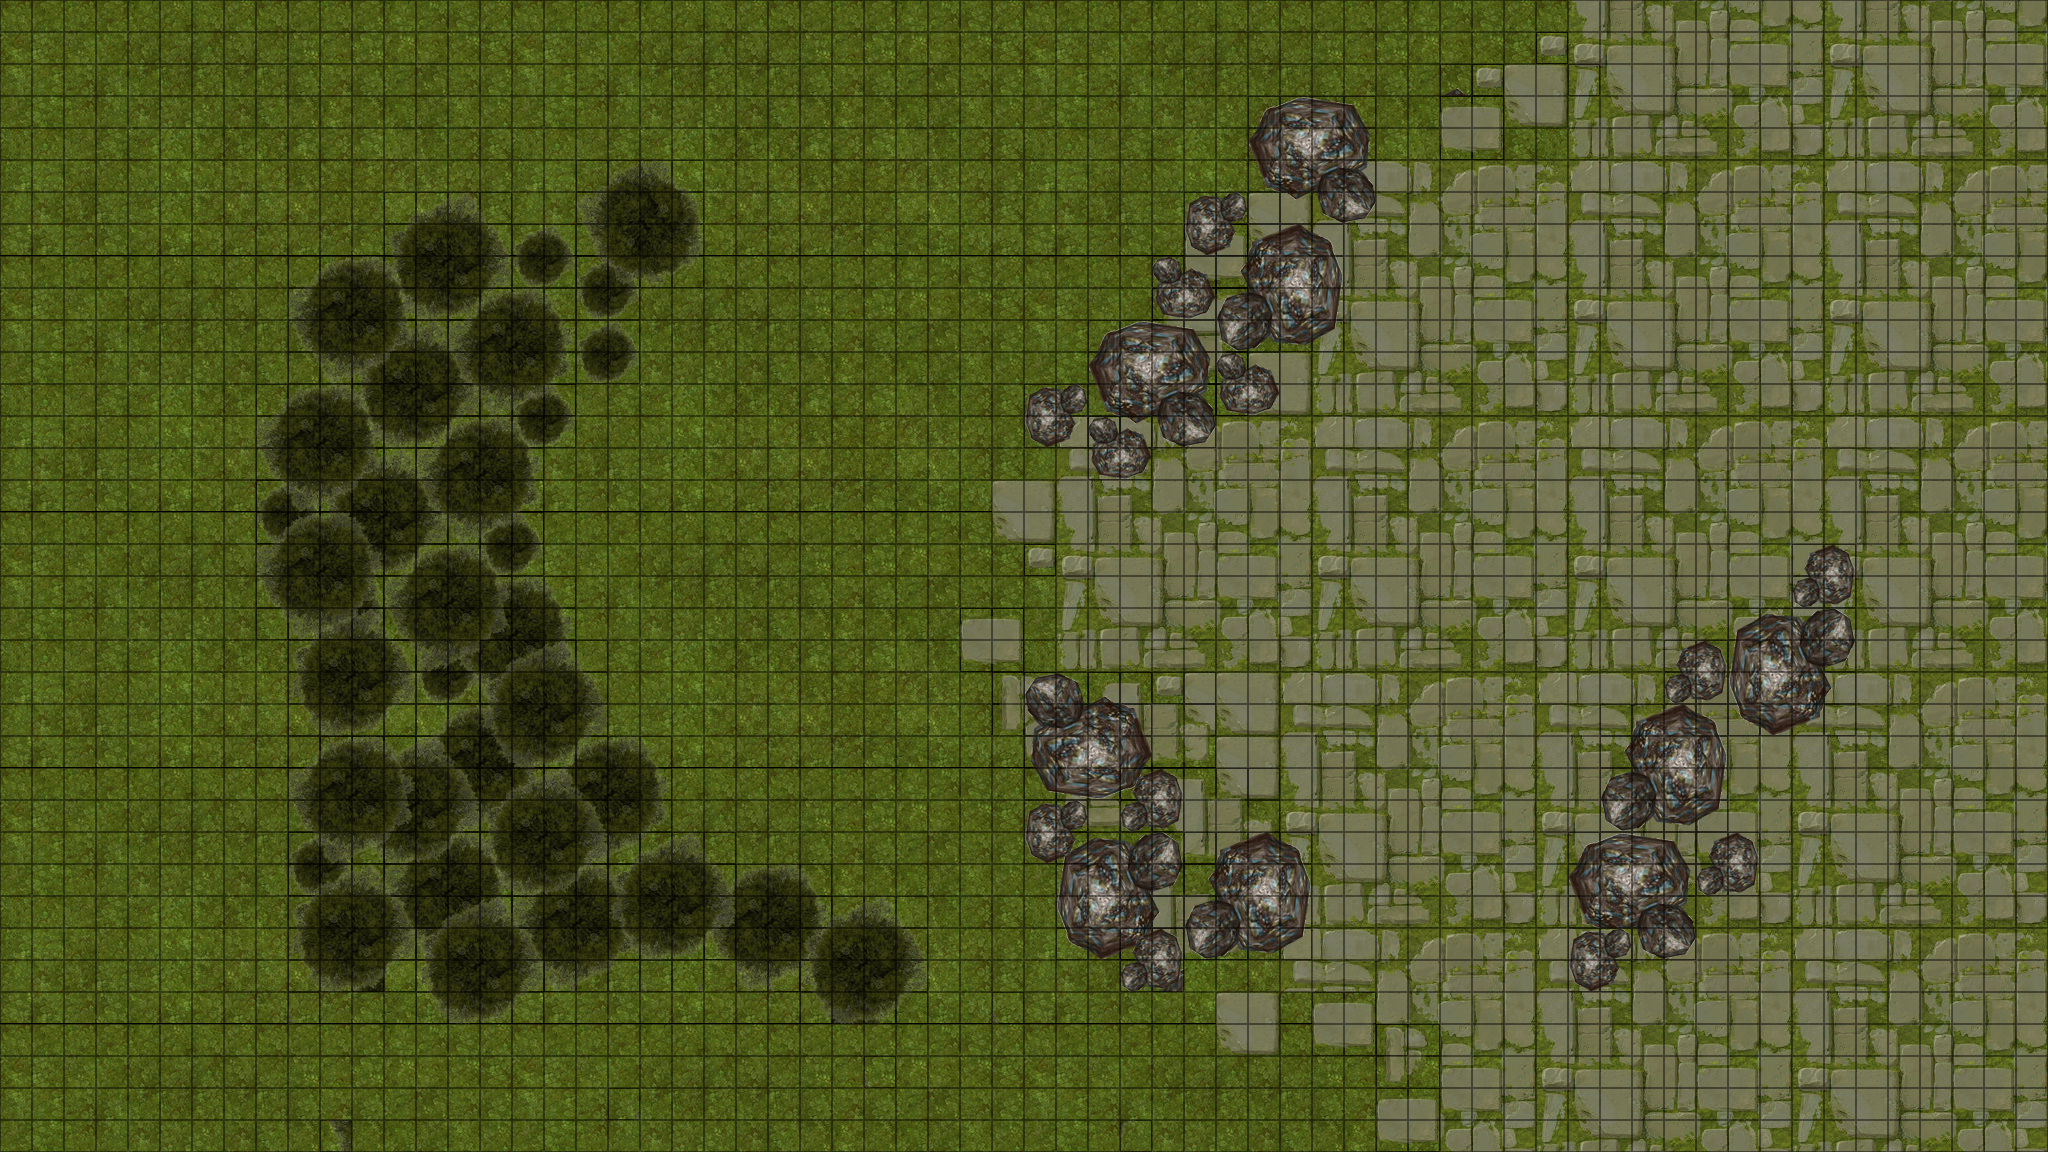

Below is a game level as drawn by its tile map, then a one-line description and the .tmx that defines it (tile-layer data replaced by summaries):
An orthogonal 64x36 tile map with 32x32 px tiles, 9 tile layers (grass, wtf, Копия rocks, trees3, ...) and 81 objects.

<map version="1.0" tiledversion="1.0.3" orientation="orthogonal" renderorder="right-down" width="64" height="36" tilewidth="32" tileheight="32" nextobjectid="418">
 <tileset firstgid="1" name="grassmap" tilewidth="32" tileheight="32" tilecount="384" columns="24">
  <image source="grassmap.png" width="768" height="512" />
 </tileset>
 <layer name="grass" width="64" height="36">
  <data>[2304 cells, 2304 non-empty, 128 distinct tile ids]</data>
 </layer>
 <layer name="wtf" width="64" height="36">
  <data>[2304 cells, 902 non-empty, 88 distinct tile ids]</data>
 </layer>
 <layer name="Копия rocks" width="64" height="36">
  <data>[2304 cells, 956 non-empty, 107 distinct tile ids]</data>
 </layer>
 <layer name="trees3" width="64" height="36">
  <data>[2304 cells, 86 non-empty, 20 distinct tile ids]</data>
 </layer>
 <layer name="Слой тайлов 9" width="64" height="36">
  <data>[2304 cells, 32 non-empty, 16 distinct tile ids]</data>
 </layer>
 <layer name="wtf2" width="64" height="36">
  <data>[2304 cells, 117 non-empty, 20 distinct tile ids]</data>
 </layer>
 <layer name="trees2" width="64" height="36">
  <data>[2304 cells, 184 non-empty, 32 distinct tile ids]</data>
 </layer>
 <layer name="wtf3" width="64" height="36">
  <data>[2304 cells, 162 non-empty, 72 distinct tile ids]</data>
 </layer>
 <layer name="rocks2" width="64" height="36">
  <data>[2304 cells, 64 non-empty, 28 distinct tile ids]</data>
 </layer>
 <objectgroup name="obstacles">
  <object id="270" x="584" y="195">
   <polygon points="0,0 56,-34 116.5,12 114,68.5 67,87 12.5,69.5 -7.5,23.5" />
  </object>
  <object id="271" x="621" y="314.5">
   <polygon points="0,0 17,-20.5 11.5,-43 -15.5,-56 -42.5,-37.5 -39.5,-10 -27.5,4" />
  </object>
  <object id="272" x="579" y="341.5">
   <polygon points="0,0 25,-17.5 42,-18 59.5,5.5 49,32 29.5,42 11,39 2,22.5" />
  </object>
  <object id="273" x="526" y="287">
   <polygon points="0,0 -14,-23 -9,-45 14,-57 37.5,-52 50.5,-29.5 40,-9.5 25.5,-0.5" />
  </object>
  <object id="274" x="389.5" y="237.5">
   <polygon points="0,0 29,-26.5 75,-37 103.5,-11 119.5,17.5 102.5,44.5 90,66 67.5,81 37.5,78.5 14,57.5 5,32.5" />
  </object>
  <object id="275" x="289" y="304.5">
   <polygon points="0,0 33,-43 87.5,-47 111.5,-16 118,15.5 109.5,44.5 77,66.5 42.5,76.5 18,54" />
  </object>
  <object id="276" x="456.5" y="339.5">
   <polygon points="0,0 25.5,-36.5 70,-49.5 96.5,-36 106.5,-12.5 114,16 112.5,35.5 88.5,50 62,63 29,57.5 5,31" />
  </object>
  <object id="277" x="517" y="423">
   <polygon points="0,0 -5,-16.5 25.5,-35 48.5,-26.5 57,-9 49.5,11.5 26.5,24.5 7,16" />
  </object>
  <object id="278" x="362" y="397.5">
   <polygon points="0,0 2.5,-44.5 41.5,-65.5 81,-57 98.5,-35 113.5,-2 88.5,28 74.5,42.5 45,49 16.5,39.5" />
  </object>
  <object id="279" x="257" y="432.5">
   <polygon points="0,0 36.5,-38 71.5,-45 94.5,-42 115,-15.5 116.5,22 104.5,48 81,65 52.5,74.5 28,54.5 9.5,32" />
  </object>
  <object id="281" x="259.5" y="527">
   <polygon points="0,0 -2.5,-26.5 12.5,-37 30,-45.5 52.5,-37.5 64,-17.5 55,0.5 39,14 19,16.5" />
  </object>
  <object id="282" x="339" y="548.5">
   <polygon points="0,0 -12,-32 -7,-54 15.5,-77 42,-93 75.5,-78.5 92.5,-49 103,-24.5 82,-2 67,17.5 47,25.5 16.5,21.5" />
  </object>
  <object id="283" x="470.5" y="531">
   <polygon points="0,0 -39,-23.5 -47,-65.5 -22.5,-93 0.5,-109.5 35,-109.5 60,-87 65,-55.5 67.5,-29 38.5,-7" />
  </object>
  <object id="284" x="523" y="572.5">
   <polygon points="0,0 -29.5,0 -38.5,-20 -41,-40 -26,-51 -1.5,-58 16,-44 22,-20.5" />
  </object>
  <object id="285" x="386.5" y="601.5">
   <polygon points="0,0 19.5,-30.5 47,-55 86.5,-51 113,-22 123,23 92,43.5 75.5,55 43,70 14.5,35" />
  </object>
  <object id="286" x="322.5" y="594.5">
   <polygon points="0,0 26.5,-16 51,-4.5 60.5,15 57,38 34.5,49 14,46.5 -1,27.5" />
  </object>
  <object id="287" x="294.5" y="654">
   <polygon points="0,0 9,55.5 32,75.5 59,81.5 92.5,65.5 112.5,34 113.5,2.5 92,-19 59.5,-34.5 25.5,-27" />
  </object>
  <object id="288" x="428.5" y="696">
   <polygon points="0,0 -14,-19 -2,-40 28.5,-49.5 42,-40 52,-24.5 47,-5.5 21,9.5" />
  </object>
  <object id="289" x="486.5" y="719">
   <polygon points="0,0 4.5,-37.5 31.5,-62.5 78.5,-70.5 108.5,-43 119.5,-3 86.5,36 51.5,53 15,38" />
  </object>
  <object id="290" x="438.5" y="735.5">
   <polygon points="0,0 20,-27 58,-29 97,17.5 99.5,45 70,82.5 38,86.5 0,66.5 -9,31.5" />
  </object>
  <object id="291" x="322" y="752.5">
   <polygon points="0,0 32.5,-16 61,12.5 47,40.5 16.5,51 -1,27" />
  </object>
  <object id="292" x="368.5" y="768">
   <polygon points="0,0 49.5,-25 80.5,-25.5 102.5,11.5 111,45.5 88,73 65,97 30,98.5 3,83 -9.5,47" />
  </object>
  <object id="293" x="292" y="847.5">
   <polygon points="0,0 26.5,-18 54,1 59,21.5 49.5,39 29.5,48 12,45.5 2,39" />
  </object>
  <object id="294" x="296.5" y="917">
   <polygon points="0,0 22,-30 52,-37.5 82,-31.5 107,-14.5 118,18 110,47 81.5,70 44.5,79 17.5,65.5 -1.5,36" />
  </object>
  <object id="296" x="393.5" y="895">
   <polygon points="0,0 9.5,-32 43,-59 82,-55 105.5,-28.5 110,9 73,36.5 26,50" />
  </object>
  <object id="297" x="424" y="981.5">
   <polygon points="0,0 -4.5,-27 20,-57 54,-72 86.5,-60 111,-31.5 107.5,-1.5 81.5,33 44,42 15.5,30" />
  </object>
  <object id="298" x="488.5" y="834.5">
   <polygon points="0,0 -2.5,-27 28,-51 61.5,-54.5 110.5,-27.5 119,6.5 107,40.5 53,58.5 14.5,59.5 -4.5,17.5" />
  </object>
  <object id="311" x="543.5" y="964.5">
   <polygon points="0,0 24.5,14 62,0.5 87,-20 89,-58 75,-87.5 47.5,-100 7.5,-92.5 -18,-67 -26,-43" />
  </object>
  <object id="312" x="673.5" y="838.5">
   <polygon points="0,0 -45.5,20.5 -65.5,54 -51,108.5 -22,122 28,114.5 62.5,76 49,23" />
  </object>
  <object id="313" x="768.5" y="977">
   <polygon points="0,0 38,-12.5 56,-53 45.5,-95 0.5,-115 -37.5,-103 -60,-64.5 -52,-23" />
  </object>
  <object id="315" x="837" y="1019">
   <polygon points="0,0 -25.5,-27.5 -34,-59 -5,-101 35.5,-117.5 71.5,-90 88.5,-52 67.5,-13 38.5,5.5" />
  </object>
  <object id="343" x="1032.5" y="677">
   <polygon points="0,0 -10,18.5 -6.5,36.5 11,50 32,52.5 51.5,44 54,21.5 51.5,3 22.5,-6" />
  </object>
  <object id="344" x="1033.5" y="725.5">
   <polygon points="0,0 -3.5,30 11.5,63 63.5,72.5 108.5,62 121,29 103.5,-22 70,-31 37,-21" />
  </object>
  <object id="345" x="1057" y="805">
   <polygon points="0,0 -13,-2 -31.5,7.5 -33,35 -24.5,54.5 -8.5,61.5 16.5,53.5 23.5,32.5 13,11" />
  </object>
  <object id="346" x="1061" y="823">
   <polygon points="0,0 -2.5,-14.5 10.5,-24 24,-19 27.5,-0.5 20,7.5 4.5,6.5" />
  </object>
  <object id="347" x="1119.5" y="826">
   <polygon points="0,0 -2,-14.5 9.5,-24.5 23.5,-25 30,-16.5 30.5,-4.5 19.5,5 12,7" />
  </object>
  <object id="348" x="1164" y="826">
   <polygon points="0,0 -15.5,0 -33,-34 -26,-50.5 -0.5,-56 16,-47 22,-28.5 18,-6" />
  </object>
  <object id="349" x="1102.5" y="836.5">
   <polygon points="0,0 -35.5,17 -48.5,71 -34,107 2,124 57,100.5 59.5,76 52,47 26,5.5" />
  </object>
  <object id="350" x="1127.5" y="874">
   <polygon points="0,0 3,-27 18,-40.5 34.5,-42 51.5,-33 57,-9 45,15 27.5,16.5 3.5,13.5" />
  </object>
  <object id="351" x="1132.5" y="963">
   <polygon points="0,0 -11,3.5 -13.5,15 -4.5,30 14,24.5 20,11.5 13,-0.5" />
  </object>
  </objectgroup>
</map>
<!-- 41 of 81 objects omitted -->
